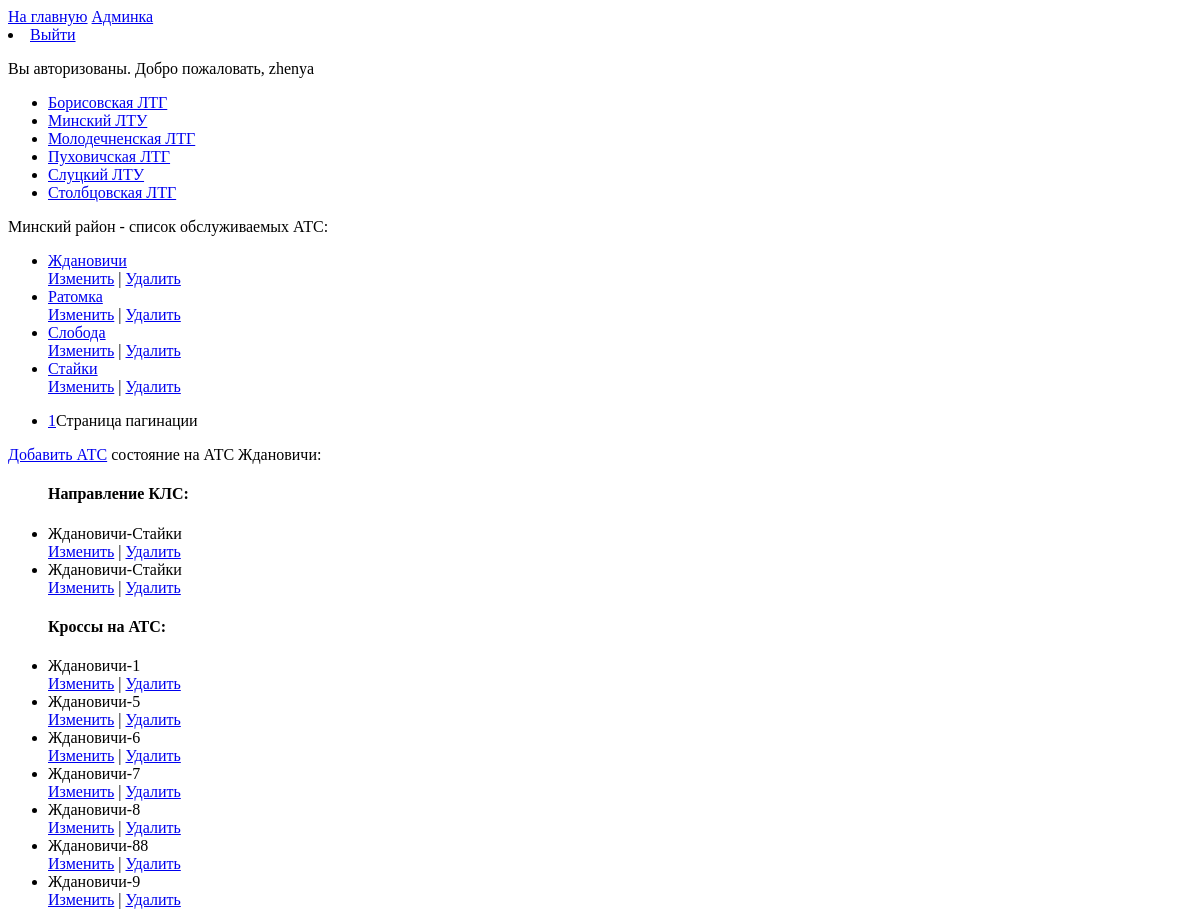
The app's page /ats_room/zhdanovichi/ (signed in, upper part), older data.
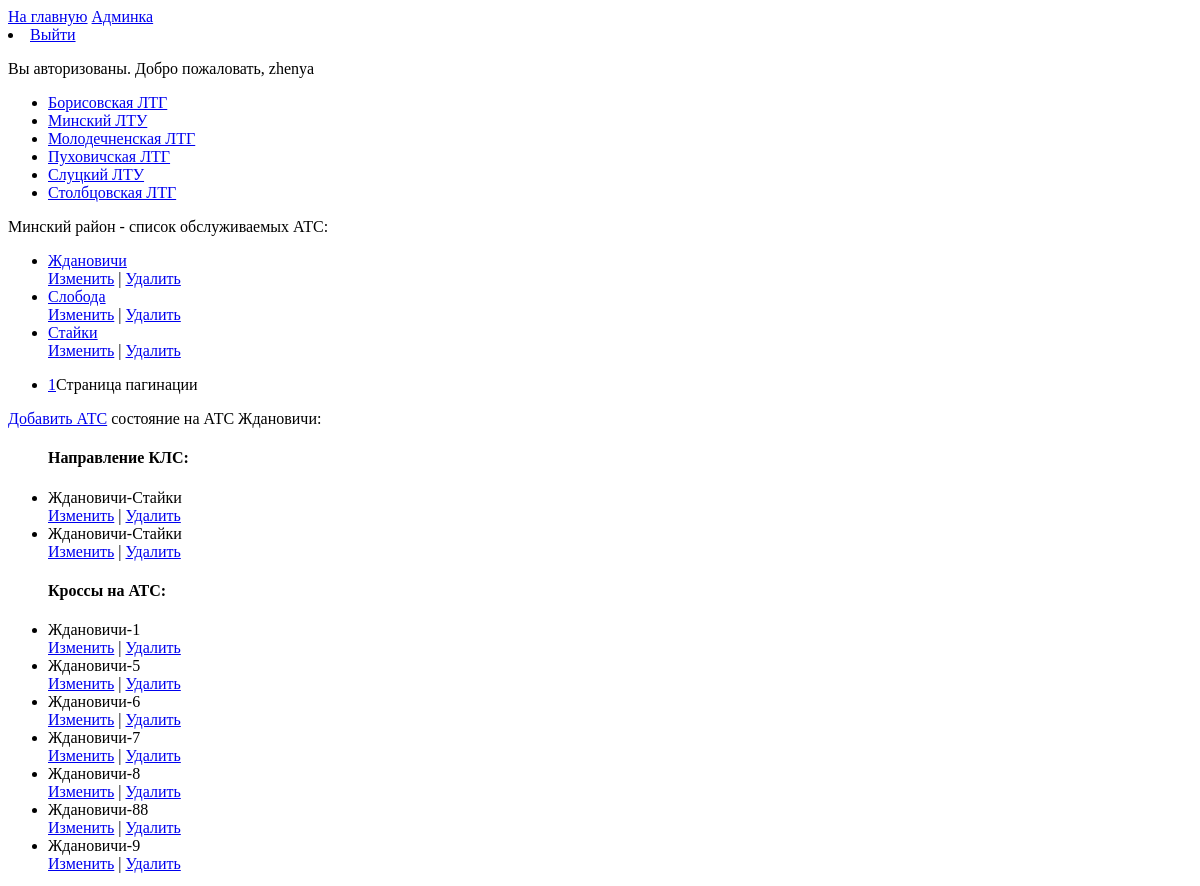
The same page, newer data.
### ats/models.py (models this page shows, shortened)
class Department(models.Model):
    name = models.CharField(max_length=20, verbose_name='Подразделение')
    slug = models.SlugField(max_length=255, unique=True, db_index=True, verbose_name="URL")
    def get_absolute_url(self):
        return reverse('area', kwargs={'dep_slug': self.slug})
    class Meta:
        verbose_name = 'Подразделения'
        verbose_name_plural = 'Подразделения'
        ordering = ['name']

class Ats(models.Model):
    name = models.CharField(max_length=20, verbose_name='Наименование АТС')
    slug = models.SlugField(max_length=255, unique=True, db_index=True, verbose_name="URL")
    area = models.ForeignKey('Area', on_delete=models.CASCADE, verbose_name='Район')
    def __str__(self):
        return self.name
    def get_absolute_url(self):
        return reverse('ats_room', kwargs={'ats_slug': self.slug})
    class Meta:
        verbose_name = 'АТС'
        verbose_name_plural = 'АТС'
        ordering = ['name']

class Cable(models.Model):
    sl = models.CharField(max_length=7, verbose_name='Соединительная линия')
    direction = models.CharField(max_length=40, verbose_name='Направление КЛС')
    slug = models.SlugField(max_length=255, unique=True, db_index=True, verbose_name="URL")
    tag = models.CharField(max_length=40, verbose_name='Бирка на кабеле')
    grounding = models.BooleanField(blank=True, verbose_name='Наличие заземления')
    time_create = models.DateTimeField(auto_now_add=True, verbose_name='Дата добавления')
    time_update = models.DateTimeField(auto_now=True, verbose_name='Дата изменения')
    cross = models.ForeignKey('Cross', on_delete=models.CASCADE, verbose_name='Кросс')
    ats = models.ForeignKey('Ats', on_delete=models.CASCADE, verbose_name='АТС')
    def __str__(self):
        return self.direction
    class Meta:
        verbose_name = 'КЛС'
        verbose_name_plural = 'КЛС'
        ordering = ['direction']

class Cross(models.Model):
    number = models.CharField(max_length=3, verbose_name='№ кросса')
    slug = models.SlugField(max_length=255, unique=True, db_index=True, verbose_name="URL")
    tag = models.BooleanField(blank=True, verbose_name='Наличие бирки на кроссе')
    photo_cross = models.ImageField(blank=True, upload_to="photos/%Y/%m/%d/", verbose_name='Фото кросса')
    photo_insert = models.ImageField(blank=True, upload_to="photos/%Y/%m/%d/", verbose_name='Фото вкладыша')
    time_create = models.DateTimeField(auto_now_add=True, verbose_name='Дата добавления')
    time_update = models.DateTimeField(auto_now=True, verbose_name='Дата изменения')
    ats = models.ForeignKey('Ats',  on_delete=models.CASCADE, verbose_name='АТС')
    def __str__(self):
        return f"{self.ats.name}-{self.number}"
    class Meta:
        verbose_name = 'Кроссы'
        verbose_name_plural = 'Кроссы'
        ordering = ['number']

### ats/views.py (the view)
# urls.py: path('ats_room/<slug:ats_slug>/', ats_room, name='ats_room'),
def ats_room(request, ats_slug):
    if request.user.is_authenticated:
        ar = Ats.objects.get(slug=ats_slug).area
        list_ats = Ats.objects.filter(area__name=ar.name)
        at = Ats.objects.get(slug=ats_slug)
        list_cable = Cable.objects.filter(ats__name=at.name)
        list_cross = Cross.objects.filter(ats__name=at.name)
        paginator = Paginator(list_ats, 5)
        page_number = request.GET.get('page')
        page_obj = paginator.get_page(page_number)
        if request.method == 'POST':
            form_cable = AddCableForm(list_cross, request.POST)
            form_cross = AddCrossForm(request.POST, request.FILES)
            form_note = AddNoteForm(list_cross, list_cable, request.POST)
            if form_cable.is_valid():
                form_cable.save()
                return redirect(request.path)
            elif form_cross.is_valid():
                form_cross.save()
                return redirect(request.path)
            elif form_note.is_valid():
                form_note.save()
                return redirect(request.path)
        else:
            form_cable = AddCableForm(list_cross, initial={'ats': at})
            form_cross = AddCrossForm(initial={'ats': at})
            form_note = AddNoteForm(list_cross, list_cable)
        context = {
            'form_cable': form_cable,
            'form_cross': form_cross,
            'form_note': form_note,
            'ar': ar,
            'list_ats': list_ats,
            'at': at,
            'list_cable': list_cable,
            'list_cross': list_cross,
            'page_obj': page_obj
        }
        return render(request, 'ats/ats_room.html', context=context)
    else:
        return redirect('login')

### ats/templatetags/dep_tag.py (called while the page is built)
@register.simple_tag(name='getdep')
def get_department():
    return Department.objects.all()

### ats/templates/ats/ats_room.html (shortened to what this page needs)
{% extends 'ats/ats_lst.html' %}
{% block ats %}
    состояние на АТС {{ at.name }}:
    <ul>
        <h4>Направление КЛС:</h4>
        {% for lst in list_cable %}
            <li>{{ lst.direction }}</li>
            <a href="{% url 'edit_cable' cable_slug=lst.slug %}">Изменить</a> |
            <a href="{% url 'delete_cable' cable_slug=lst.slug %}">Удалить</a>
        {% endfor %}
        <h4>Кроссы на АТС:</h4>
        {% for lst in list_cross %}
            <li>{{ lst }}</li>
            <a href="{% url 'edit_cross' cross_slug=lst.slug %}">Изменить</a> |
            <a href="{% url 'delete_cross' cross_slug=lst.slug %}">Удалить</a>
        {% endfor %}
    </ul>
{% endblock %}

### ats/templates/ats/ats_lst.html
{% extends 'ats/base.html' %}
{% block content %}
    {% block ats_lst %}
        {{ ar.name }} район - cписок обслуживаемых АТС:
        <ul>
            {% for lst in page_obj %}
                {% if not forloop.last %}
                    <li><a href="{{ lst.get_absolute_url }}">{{ lst.name }}</a></li>
                    <a href="{% url 'edit_ats' ats_slug=lst.slug %}">Изменить</a> |
                    <a href="{% url 'delete_ats' ats_slug=lst.slug %}">Удалить</a>
                {% else %}
                    <li class="last"><a href="{{ lst.get_absolute_url }}">{{ lst.name }}</a></li>
                    <a href="{% url 'edit_ats' ats_slug=lst.slug %}">Изменить</a> |
                    <a href="{% url 'delete_ats' ats_slug=lst.slug %}">Удалить</a>
                {% endif %}
            {% endfor %}
        </ul>
        <nav>
            <ul>
                {% for p in page_obj.paginator.page_range %}
                    <li>
                        <a href="?page={{ p }}">{{ p }}</a>Страница пагинации
                    </li>
                {% endfor %}
            </ul>
        </nav>
    {% endblock %}
    {% block addats %}
        <a href="{% url 'add_ats' area_slug=ar.slug %}">Добавить АТС</a>
    {% endblock %}
    {% block ats %}
    {% endblock %}
{% endblock %}

### ats/templates/ats/base.html (shortened to what this page needs)
{% load static %}
{% load dep_tag %}
<!DOCTYPE html>
<html lang="en">
<head>
</head>
<body>
{% block lst_department %}
    <a href="{% url 'home' %}">На главную</a>
    <a href="/admin/">Админка</a>
    {% if request.user.is_authenticated %}
        <li> <a href="{% url 'logout' %}">Выйти</a></li>
        <p>Вы авторизованы. Добро пожаловать, {{ request.user.username }}</p>
    {% else %}
    <li> <a href="{% url 'login' %}">Войти</a></li>
    {% endif %}
    {% getdep as list_dep %}
    <ul>
        {% for lst in list_dep %}
            {% if not forloop.last %}
                <li><a href="{{ lst.get_absolute_url }}">{{lst.name}}</a></li>
            {% else %}
                <li class="last"><a href="{{ lst.get_absolute_url }}">{{lst.name}}</a></li>
            {% endif %}
        {% endfor %}
    </ul>
{% endblock lst_department %}
{% block content %}
{% endblock %}
</body>
</html>

Row changes from the older to the newer data that the page shows:
no longer on this page (row edited): Ats: name "Ратомка"
